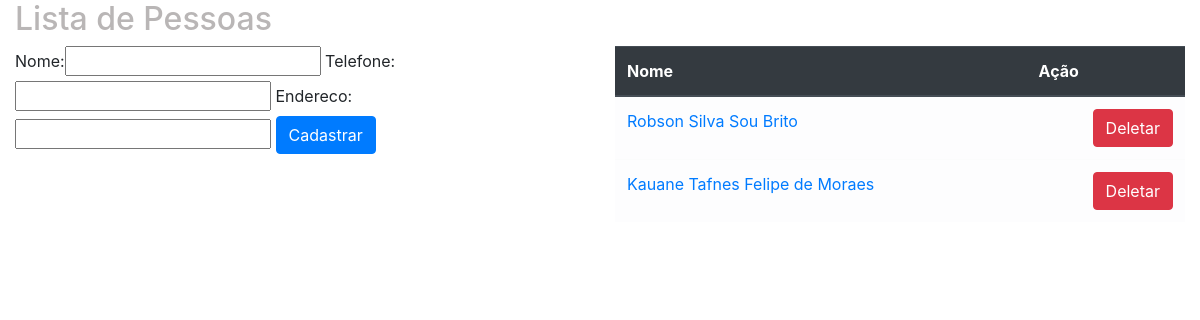
Page /sistema/pessoas/ on the earlier database version.
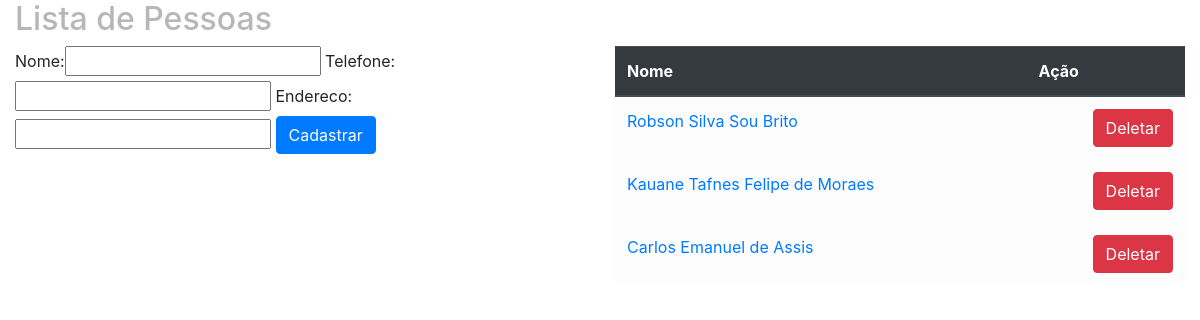
Same page on the later database version.
### core/models.py (models this page shows, shortened)
class Pessoa(models.Model):
    nome = models.CharField(max_length=60)
    telefone = models.CharField(max_length=20)
    endereco = models.CharField(max_length=200)

### core/views.py (the view)
# urls.py: path('pessoas/', views.lista_pessoas, name='lista_pessoas'),
def lista_pessoas(request):
    pessoas = models.Pessoa.objects.all()
    form = forms.PessoaForm()
    data = {'pessoas':pessoas, 'form':form}
    return render(request, 'core/listar_pessoas.html', data)

### core/forms.py
class PessoaForm(forms.ModelForm):
    class Meta:
        model = models.Pessoa
        fields = ('__all__')

### core/templates/core/listar_pessoas.html (shortened to what this page needs)
{% extends 'base.html' %}
{% load bootstrap %}
{% block main %}
<div class="row">
    <div class="col-md-12">
        <h2>
            Lista de Pessoas
        </h2>
    </div>
</div>
<div class="row">
    <div class="col-md-6">
        <form action="{% url 'core:pessoa-novo' %}" method="post">
            {{form | bootstrap}}
            <input type="submit" class="btn btn-primary " value="Cadastrar">
        </form>
    </div>
    <div class="col-md-6">
        <table class="table table-light table-hover">
            <thead class="thead-dark">
                <th>Nome</th>
                <th>Ação</th>
            </thead>
            <tbody>
                {% for pessoa in pessoas %}
                <tr>
                  <td><a href="{% url 'core:pessoa_update' pessoa.id %}"> {{pessoa.nome}} </a> </td>
                  <td> <a href="{% url 'core:pessoa_delete' pessoa.id %}" class="btn btn-danger pull-right">Deletar</a></li></td>
                </tr>
                {% endfor %}
            </tbody>
        </table>
    </div>
</div>
{% endblock %}

### templates/base.html (shortened to what this page needs)
{% load static %}
<!DOCTYPE html>
<html lang="en">
<head>
    <link rel="stylesheet" href="{% static 'bootstrap/css/bootstrap.min.css' %}">
    <link rel="stylesheet" href="{% static 'css/style.css' %}">
</head>
<body>
    <div class="container-fluid">
        {% block main %}
        {% endblock %}
    </div>
</body>
</html>

### static/css/style.css (style rules this page uses)
.pull-right { float: right; }
h2 { color:rgb(185, 182, 182) }

Differences in the rows shown:
added Pessoa: nome "Carlos Emanuel de Assis"
